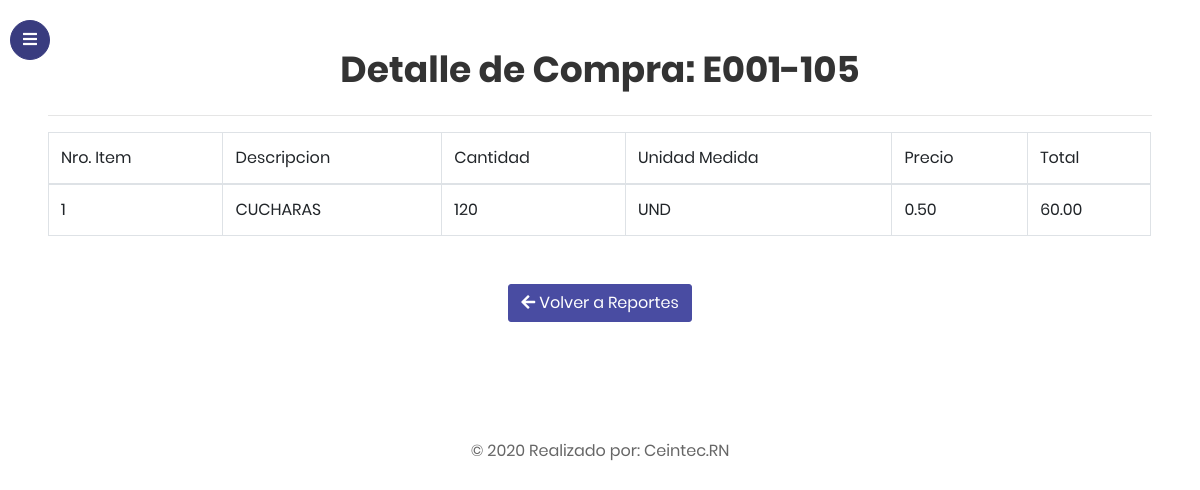
/detallecompra.php?idcompra=E001-105 (signed in), run on the app's committed database.
### tables this page shows
CREATE TABLE `producto_lote` (
  `idproducto_lote` int(11) NOT NULL,
  `idproducto` int(11) NOT NULL,
  `cantidad` int(11) NOT NULL,
  `fechavencimiento` varchar(15) DEFAULT NULL,
  `cantidadLote` int(11) DEFAULT NULL,
  `cantidadPresentacion` int(11) DEFAULT NULL,
  `idunidadmedida` int(11) DEFAULT NULL
);

CREATE TABLE `producto` (
  `idproducto` int(11) NOT NULL,
  `codigoBarras` varchar(20) DEFAULT NULL,
  `descripcion` varchar(80) NOT NULL,
  `idunidad_medida` int(11) NOT NULL,
  `stock` int(11) NOT NULL DEFAULT '0',
  `idcategoria` int(11) NOT NULL,
  `idmarca` int(11) NOT NULL,
  `preciosugerido` double NOT NULL
);

CREATE TABLE `unidad_medida` (
  `idunidadmedida` int(11) NOT NULL,
  `unidad` varchar(30) DEFAULT NULL
);

### assets/constant/config.php (called while the page is built, shortened)
<?php
$host = "localhost";
$user = "root";
$password = "12345678";
$dbname = "sis_ventas";
$con = mysqli_connect($host, $user, $password,$dbname);
if (!function_exists('ejecutarConsulta')) {
	Function ejecutarConsulta($sql){
global $con;
$query=$con->query($sql);
return $query;
	}
}
?>

### detallecompra.php (the view, shortened to what this page needs)
<?php
	include "assets/constant/config.php";
  if(isset($_GET['idcompra'])){
    $idcompra = $_GET['idcompra'];
    $select_query = "SELECT P.descripcion as descripcion, PL.cantidad as cantidad, UM.unidad as unidad , FORMAT(DC.preciocompraunitario,2) as precio FROM detalle_compra DC INNER JOIN producto_lote PL ON DC.idproducto_lote = PL.idproducto_lote INNER JOIN producto P ON PL.idproducto = P.idproducto INNER JOIN unidad_medida UM ON P.idunidad_medida = UM.idunidadmedida WHERE DC.numero_comprobante = '$idcompra' ;";
    $result_query = ejecutarConsulta($select_query);
  }
?>
<!doctype html>
<html lang="en">
  <head>
		<link rel="stylesheet" href="https://stackpath.bootstrapcdn.com/font-awesome/4.7.0/css/font-awesome.min.css">
		<link rel="stylesheet" href="assets/css/style.css">
    <link href="assets/css/font-face.css" rel="stylesheet" media="all">
    <link href="assets/vendor/font-awesome-4.7/css/font-awesome.min.css" rel="stylesheet" media="all">
    <link href="assets/vendor/font-awesome-5/css/fontawesome-all.min.css" rel="stylesheet" media="all">
    <link href="assets/vendor/mdi-font/css/material-design-iconic-font.min.css" rel="stylesheet" media="all">
    <link href="assets/vendor/bootstrap-4.1/bootstrap.min.css" rel="stylesheet" media="all">
    <link href="assets/vendor/animsition/animsition.min.css" rel="stylesheet" media="all">
    <link href="assets/vendor/bootstrap-progressbar/bootstrap-progressbar-3.3.4.min.css" rel="stylesheet" media="all">
    <link href="assets/vendor/wow/animate.css" rel="stylesheet" media="all">
    <link href="assets/vendor/css-hamburgers/hamburgers.min.css" rel="stylesheet" media="all">
    <link href="assets/vendor/slick/slick.css" rel="stylesheet" media="all">
    <link href="assets/vendor/select2/select2.min.css" rel="stylesheet" media="all">
    <link href="assets/vendor/perfect-scrollbar/perfect-scrollbar.css" rel="stylesheet" media="all">
    <link href="assets/vendor/vector-map/jqvmap.min.css" rel="stylesheet" media="all">
    <link href="assets/css/dataTables.bootstrap4.min.css" rel="stylesheet" media="all">
    <link href="assets/css/responsive.bootstrap4.min.css" rel="stylesheet" media="all">
    <link href="assets/css/theme.css" rel="stylesheet" media="all">
  </head>
  <body>
		<div class="wrapper d-flex align-items-stretch">
			<nav id="sidebar" class="active">
				<div class="custom-menu">
					<button type="button" id="sidebarCollapse" class="btn btn-primary">
	          <i class="fa fa-bars"></i>
	        </button>
        </div>
    	</nav>
      <div id="content" class="p-4 p-md-5 pt-5">
        <h1 class="mb-4 text-center">Detalle de Compra: <?php echo $idcompra ?></h1>
        <hr />
        <div class="table-responsive">
          <table id="ventas_list_detail" class="table table-striped table-bordered dt-responsive nowrap" style="width:100%">
            <thead>
              <tr>
                <td>Nro. Item</td>
                <td>Descripcion</td>
                <td>Cantidad</td>
                <td>Unidad Medida</td>
                <td>Precio</td>
                <td>Total</td>
              </tr>
            </thead>
            <tbody>
              <?php
                if($result_query){
                  $iterator = 0;
                  while($row = mysqli_fetch_array($result_query)){
                    $iterator ++;
                    echo '
                      <tr>
                        <td>'.$iterator.'</td>
                        <td>'.$row["descripcion"].'</td>
                        <td>'.$row["cantidad"].'</td>
                        <td>'.$row["unidad"].'</td>
                        <td>'.$row["precio"].'</td>
                        <td>'.number_format(($row["precio"]*$row["cantidad"]),2,'.','').'</td>
                      </tr>
                    ';
                  }
                }
              ?>
            </tbody>
          </table>
        </div>
        <div class="text-center mt-5">
          <a role="button" href="reportecompra.php" class="btn btn-primary"><i class="fa fa-arrow-left" aria-hidden="true"></i>&nbsp;Volver a Reportes</a>
        </div>
        <footer style="margin-top: 100px; position: relative;" class="page-footer font-small">
        <div class="footer-copyright text-center py-3">© 2020 Realizado por:
            <a> Ceintec.RN</a>
        </div>
        </footer>
    </div>
		</div>
  </body>
</html>

### data on the page
producto_lote: idproducto.descripcion "CUCHARAS", cantidad "120", idunidadmedida.unidad "UND", precio "0.50", cantidad "60.00"

### other printed values
$idcompra "E001-105"
